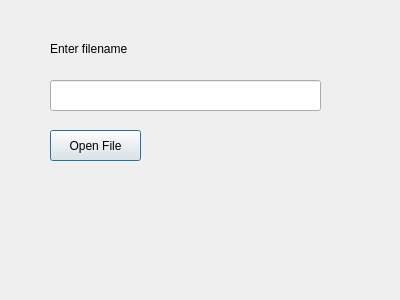
<?xml version="1.0" encoding="UTF-8"?>
<ui version="4.0">
 <class>FileDialog</class>
 <widget class="QDialog" name="FileDialog">
  <property name="geometry">
   <rect>
    <x>0</x>
    <y>0</y>
    <width>400</width>
    <height>300</height>
   </rect>
  </property>
  <property name="windowTitle">
   <string>Dialog</string>
  </property>
  <widget class="QLineEdit" name="lineEdit">
   <property name="geometry">
    <rect>
     <x>50</x>
     <y>80</y>
     <width>271</width>
     <height>31</height>
    </rect>
   </property>
  </widget>
  <widget class="QPushButton" name="pushButtonFile">
   <property name="geometry">
    <rect>
     <x>50</x>
     <y>130</y>
     <width>91</width>
     <height>31</height>
    </rect>
   </property>
   <property name="text">
    <string>Open File</string>
   </property>
  </widget>
  <widget class="QLabel" name="label">
   <property name="geometry">
    <rect>
     <x>50</x>
     <y>40</y>
     <width>91</width>
     <height>17</height>
    </rect>
   </property>
   <property name="text">
    <string>Enter filename</string>
   </property>
  </widget>
 </widget>
 <resources/>
 <connections/>
</ui>
